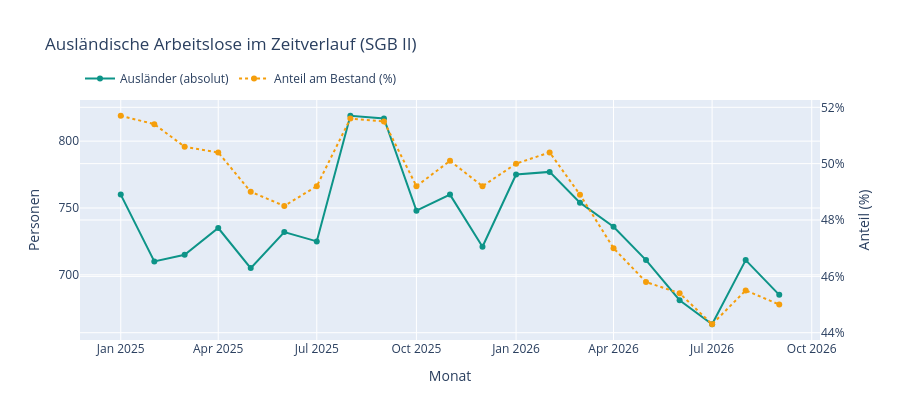

The notebook cell saved with this chart:
### Markdown cell above
## 3. Ausländische Arbeitslose im Zeitverlauf

Bisher komplett unanalysiertes Merkmal. Da „Ausländer“ eine Querschnittsgruppe ist (überschneidet sich mit Alter und Geschlecht), wird sie separat betrachtet — als absolute Zahl und als Anteil am Gesamtbestand.

### Code cell
anteil_auslaender = (demografie["Ausländer"] / kennzahlen["Arbeitslose (Bestand)"] * 100).round(1)

fig = go.Figure()
fig.add_trace(go.Scatter(
    x=demografie.index, y=demografie["Ausländer"], name="Ausländer (absolut)",
    mode="lines+markers", line=dict(color="#0d9488"), marker=dict(size=6), yaxis="y1",
))
fig.add_trace(go.Scatter(
    x=anteil_auslaender.index, y=anteil_auslaender, name="Anteil am Bestand (%)",
    mode="lines+markers", line=dict(color="#f59e0b", dash="dot"), marker=dict(size=6), yaxis="y2",
))
fig.update_layout(
    title="Ausländische Arbeitslose im Zeitverlauf (SGB II)",
    yaxis=dict(title="Personen"),
    yaxis2=dict(title="Anteil (%)", overlaying="y", side="right", ticksuffix="%"),
    xaxis_title="Monat",
    hovermode="x unified",
    legend=dict(orientation="h", y=1.15),
    height=420,
)
fig

### Figure 1 — Plotly figure (JSON) as saved in the notebook; plotly's stock layout.template omitted (floating-point values rounded to 4 significant figures)
{"data": [{"line": {"color": "#0d9488"}, "marker": {"size": 6}, "mode": "lines+markers", "name": "Ausländer (absolut)", "type": "scatter", "x": ["2025-01-01T00:00:00", "2025-02-01T00:00:00", "2025-03-01T00:00:00", "2025-04-01T00:00:00", "2025-05-01T00:00:00", "2025-06-01T00:00:00", "2025-07-01T00:00:00", "2025-08-01T00:00:00", "2025-09-01T00:00:00", "2025-10-01T00:00:00", "2025-11-01T00:00:00", "2025-12-01T00:00:00", "2026-01-01T00:00:00", "2026-02-01T00:00:00", "2026-03-01T00:00:00", "2026-04-01T00:00:00", "2026-05-01T00:00:00", "2026-06-01T00:00:00", "2026-07-01T00:00:00", "2026-08-01T00:00:00", "2026-09-01T00:00:00"], "y": [760.0, 710.0, 715.0, 735.0, 705.0, 732.0, 725.0, 819.0, 817.0, 748.0, 760.0, 721.0, 775.0, 777.0, 754.0, 736.0, 711.0, 681.0, 663.0, 711.0, 685.0], "yaxis": "y"}, {"line": {"color": "#f59e0b", "dash": "dot"}, "marker": {"size": 6}, "mode": "lines+markers", "name": "Anteil am Bestand (%)", "type": "scatter", "x": ["2025-01-01T00:00:00", "2025-02-01T00:00:00", "2025-03-01T00:00:00", "2025-04-01T00:00:00", "2025-05-01T00:00:00", "2025-06-01T00:00:00", "2025-07-01T00:00:00", "2025-08-01T00:00:00", "2025-09-01T00:00:00", "2025-10-01T00:00:00", "2025-11-01T00:00:00", "2025-12-01T00:00:00", "2026-01-01T00:00:00", "2026-02-01T00:00:00", "2026-03-01T00:00:00", "2026-04-01T00:00:00", "2026-05-01T00:00:00", "2026-06-01T00:00:00", "2026-07-01T00:00:00", "2026-08-01T00:00:00", "2026-09-01T00:00:00"], "y": [51.7, 51.4, 50.6, 50.4, 49.0, 48.5, 49.2, 51.6, 51.5, 49.2, 50.1, 49.2, 50.0, 50.4, 48.9, 47.0, 45.8, 45.4, 44.3, 45.5, 45.0], "yaxis": "y2"}], "layout": {"height": 420, "hovermode": "x unified", "legend": {"orientation": "h", "y": 1.15}, "title": {"text": "Ausländische Arbeitslose im Zeitverlauf (SGB II)"}, "xaxis": {"title": {"text": "Monat"}}, "yaxis": {"title": {"text": "Personen"}}, "yaxis2": {"overlaying": "y", "side": "right", "ticksuffix": "%", "title": {"text": "Anteil (%)"}}}}
